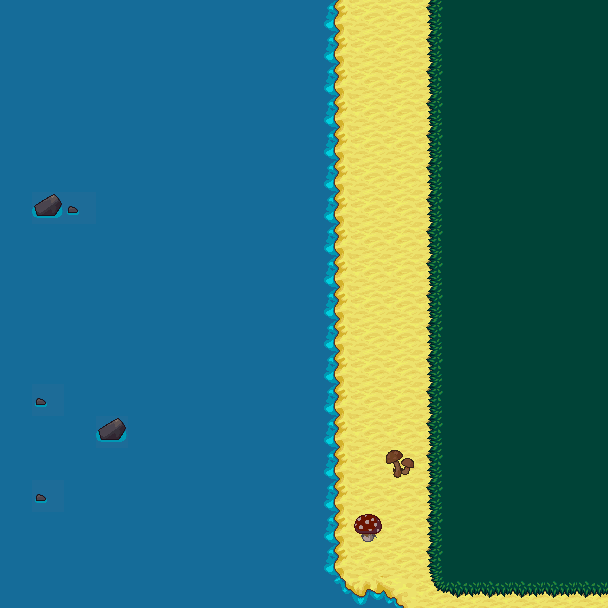

Below is a game level as drawn by its tile map, then a one-line description and the .tmx that defines it (tile-layer data replaced by summaries):
An orthogonal 19x19 tile map with 32x32 px tiles, 2 tile layers (Tile Layer 1, Tile Layer 2) and 13 objects (2x 4, 2x 2, route10, route5, 3, ...).

<map version="1.0" orientation="orthogonal" width="19" height="19" tilewidth="32" tileheight="32">
 <tileset firstgid="1" name="terrain" tilewidth="32" tileheight="32">
  <image source="../terrain.png" width="672" height="736" />
 </tileset>
 <layer name="Tile Layer 1" width="19" height="19">
  <data>[361 cells, 361 non-empty, 2 distinct tile ids]</data>
 </layer>
 <layer name="Tile Layer 2" width="19" height="19">
  <data>[361 cells, 142 non-empty, 12 distinct tile ids]</data>
 </layer>
 <objectgroup name="warps" width="19" height="19">
  <object name="route10" x="608" y="0" width="32" height="608" />
  <object name="route5" x="320" y="-32" width="288" height="32" />
 </objectgroup>
 <objectgroup name="walls" width="19" height="19">
  <object x="288" y="0" width="48" height="608" />
  <object x="320" y="576" width="64" height="32" />
  <object x="384" y="448" width="32" height="32" />
  <object x="352" y="512" width="32" height="32" />
 </objectgroup>
 <objectgroup name="items" width="19" height="19">
  <object name="4" x="480" y="512" width="32" height="32" />
  <object name="4" x="352" y="384" width="32" height="32" />
  <object name="3" x="448" y="416" width="32" height="32" />
  <object name="2" x="512" y="448" width="32" height="32" />
 </objectgroup>
 <objectgroup name="enemies" width="19" height="19">
  <object name="2" x="480" y="224" width="32" height="32" />
 </objectgroup>
 <objectgroup name="speech" width="19" height="19">
  <object name="Ahh mushroom? Is this the poisoness kind?? Can't take any chances!" x="384" y="448" width="32" height="32" />
  <object name="Ahh! Another one! CAN'T GET POISONED" x="352" y="512" width="32" height="32" />
 </objectgroup>
</map>
